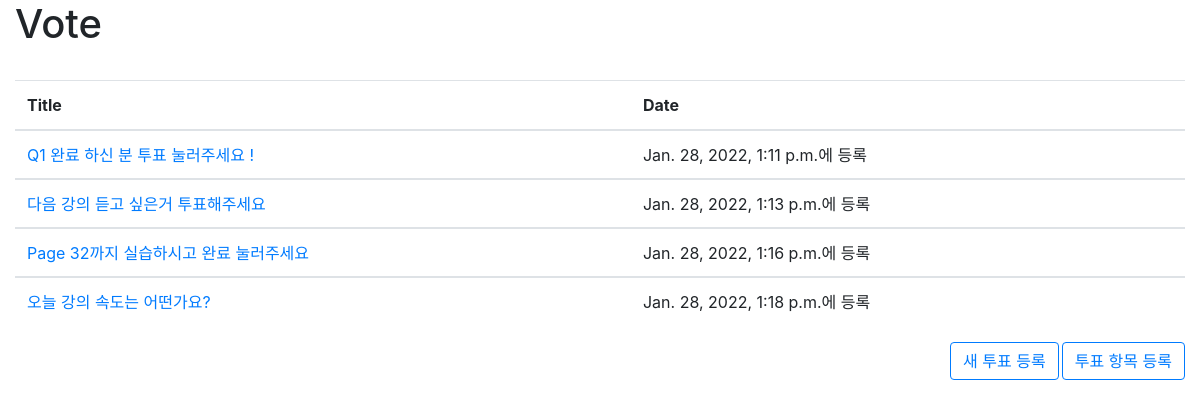
Page /lecture/index/ on the committed database.
### lecture/models.py (models this page shows, shortened)
class Question(models.Model):
    name = models.CharField(max_length=100)
    date = models.DateTimeField()

### lecture/views.py (the view)
# urls.py: path('index/', vote_index, name='vote_index'),
def vote_index(request):
    a = Question.objects.all()
    return render(request, 'lecture/vote_index.html',{'a':a})

### lecture/templates/lecture/vote_index.html (shortened to what this page needs)
<!DOCTYPE html>
<html>
<head>
    <link rel="stylesheet" href="https://cdn.jsdelivr.net/npm/bootstrap@4.6.1/dist/css/bootstrap.min.css">
</head>
<body style="overflow-x: hidden">
    <div class="container-fluid mt">
        <h1>Vote</h1>
        <br>
        <table class="table">
            <thead>
                <tr>
                    <th>Title</th>
                    <th>Date</th>
                    <th></th>
                </tr>
            </thead>
            {% for q in a %}
            <tbody>
                <tr>
                    <td>
                        <a href="{% url 'lecture:detail' q.id %}">{{q.name}}</a>
                    </td>
                    <td>{{q.date}}에 등록</td>
                </tr>
            </tbody>
            {% endfor %}
        </table>
        <div class="btn-group" style="float: right;">
            <form method="get" action="{% url 'lecture:qregister' %}">
                <button type="submit" class="btn btn-outline-primary" style="float: right; margin-right: 3px">새 투표 등록</button>
            </form>
            <form method="get" action="{% url 'lecture:cregister' %}">
                <button type="submit" class="btn btn-outline-primary" style="float: right;">투표 항목 등록</button>
            </form>
        </div>
    </div>
</body>
</html>

### rows in the picture
Question: name "Q1 완료 하신 분 투표 눌러주세요 !", date "Jan. 28, 2022, 1:11 p.m."
Question: name "다음 강의 듣고 싶은거 투표해주세요", date "Jan. 28, 2022, 1:13 p.m."
Question: name "Page 32까지 실습하시고 완료 눌러주세요", date "Jan. 28, 2022, 1:16 p.m."
Question: name "오늘 강의 속도는 어떤가요?", date "Jan. 28, 2022, 1:18 p.m."
